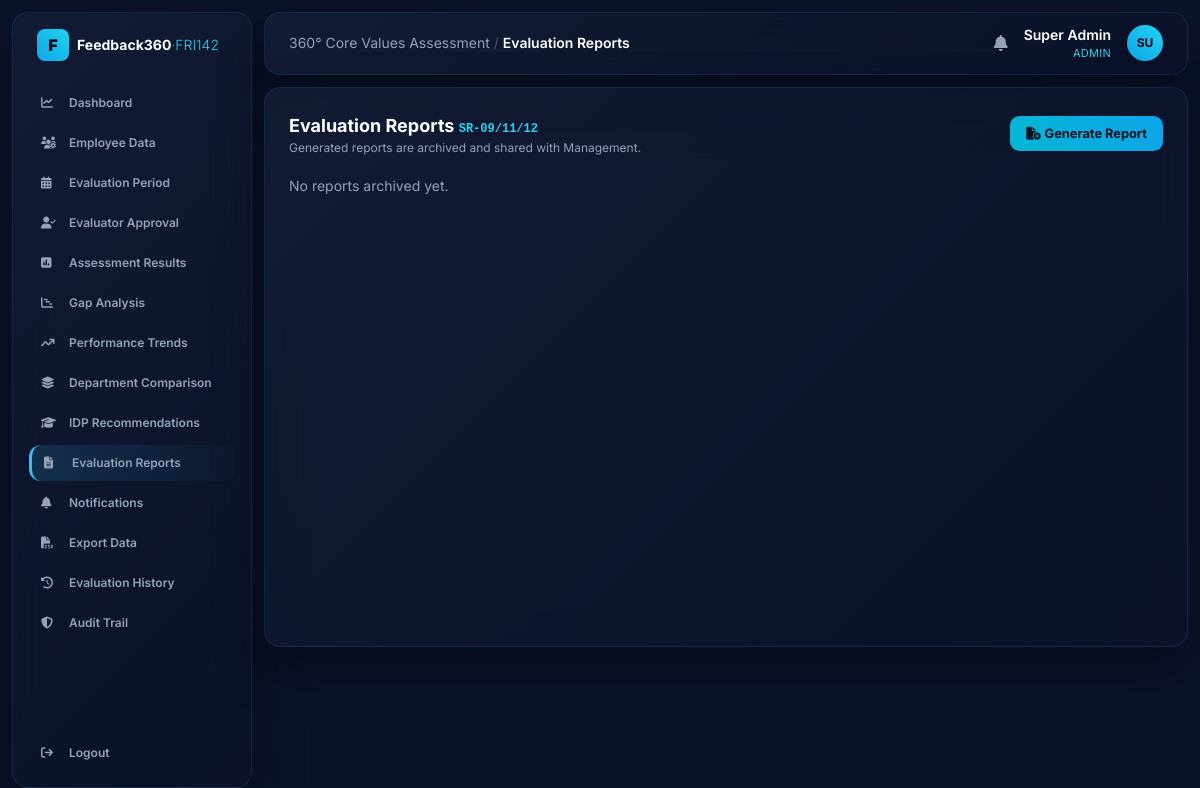
The app's page /reports (signed in) with its own data.
### tables this page shows
CREATE TABLE users (
    id INTEGER PRIMARY KEY AUTOINCREMENT,
    username TEXT UNIQUE NOT NULL,
    password_hash TEXT NOT NULL,
    display_name TEXT NOT NULL,
    role TEXT NOT NULL,                -- admin | hr | management | employee
    employee_id INTEGER REFERENCES employees(id)
);

### app.py (the view)
@app.route("/reports")
@require("admin", "hr", "management")
def reports():
    rows = g.db.execute(
        "SELECT rp.*, p.name AS period_name FROM reports rp "
        "JOIN periods p ON rp.period_id=p.id ORDER BY rp.id DESC").fetchall()
    return render_template("reports.html", rows=rows)

### app.py (called while the page is built)
@app.before_request
def load_user():
    g.db = get_db()
    g.user = None
    if "uid" in session:
        g.user = g.db.execute(
            "SELECT * FROM users WHERE id=?", (session["uid"],)
        ).fetchone()

def require(*roles):
    def deco(fn):
        @wraps(fn)
        def wrapper(*a, **kw):
            if not g.user:
                return redirect(url_for("login"))
            if roles and g.user["role"] not in roles:
                abort(403)
            return fn(*a, **kw)
        return wrapper
    return deco

@app.context_processor
def inject_globals():
    unread = 0
    if g.get("user"):
        unread = g.db.execute(
            "SELECT COUNT(*) c FROM notifications WHERE is_read=0 AND "
            "(target_role=? OR target_user_id=?)",
            (g.user["role"], g.user["id"]),
        ).fetchone()["c"]
    return dict(user=g.get("user"), VALUES=VALUES, VALUE_LABELS=VALUE_LABELS,
                TARGET=CORPORATE_TARGET, unread=unread)

### database.py (called while the page is built)
def get_db():
    conn = sqlite3.connect(DB_PATH)
    conn.row_factory = sqlite3.Row
    conn.execute("PRAGMA foreign_keys = ON")
    return conn

### templates/reports.html
{% extends "base.html" %}
{% block heading %}Evaluation Reports{% endblock %}
{% block body %}
<div class="flex items-center justify-between mb-5">
  <div><h2 class="text-lg font-bold text-white">Evaluation Reports <span class="text-xs text-cyan-400 font-mono">SR-09/11/12</span></h2>
    <p class="text-xs text-slate-400">Generated reports are archived and shared with Management.</p></div>
  {% if user['role'] in ['admin','hr'] %}
  <a href="{{ url_for('reports_generate') }}" class="btn"><i class="fa-solid fa-file-circle-plus mr-1"></i>Generate Report</a>{% endif %}
</div>
<div class="space-y-2">
{% for r in rows %}
  <div class="glossy rounded-xl p-4 flex items-center justify-between">
    <div>
      <div class="text-sm font-semibold text-white">{{ r['title'] }}</div>
      <div class="text-[11px] text-slate-500">{{ r['period_name'] }} · generated {{ r['generated_at'] }} · {{ r['summary'] }}</div>
    </div>
    <a href="{{ url_for('report_pdf',rid=r['id']) }}" target="_blank" class="btn-ghost"><i class="fa-solid fa-file-pdf mr-1 text-rose-400"></i>Download PDF</a>
  </div>
{% else %}<p class="text-sm text-slate-400">No reports archived yet.</p>{% endfor %}
</div>
{% endblock %}

### templates/base.html (shortened to what this page needs)
<!DOCTYPE html>
<html lang="en">
<head>
<script src="https://cdn.tailwindcss.com"></script>
<link rel="stylesheet" href="https://cdnjs.cloudflare.com/ajax/libs/font-awesome/6.4.0/css/all.min.css">
</head>
<body class="text-slate-200 min-h-screen">
{% if user %}
<div class="flex min-h-screen">
  <aside class="w-60 shrink-0 glossy m-3 rounded-2xl p-4 flex flex-col">
    <div class="flex items-center gap-2 px-2 mb-6">
      <div class="w-8 h-8 bg-gradient-to-tr from-sky-500 to-cyan-400 rounded-lg flex items-center justify-center text-slate-950 font-black">F</div>
      <span class="text-sm font-bold text-white leading-tight">Feedback360<span class="text-cyan-400 font-light">·FRI142</span></span>
    </div>
    {% set R = user['role'] %}
    <nav class="space-y-1 text-xs font-semibold flex-grow">
      {% macro link(ep,icon,label) %}
        <a href="{{ url_for(ep) }}" class="flex items-center gap-3 px-3 py-2.5 rounded-xl navlink {{ 'nav-active' if request.endpoint==ep }}">
          <i class="fa-solid {{ icon }} w-4"></i><span>{{ label }}</span></a>
      {% endmacro %}
      {% if R in ['admin','hr','management'] %}{{ link('dashboard','fa-chart-line','Dashboard') }}{% endif %}
      {% if R in ['admin','hr'] %}{{ link('employees','fa-users-gear','Employee Data') }}{% endif %}
      {% if R in ['admin','hr'] %}{{ link('periods','fa-calendar-days','Evaluation Period') }}{% endif %}
      {% if R in ['admin','hr'] %}{{ link('evaluators','fa-user-check','Evaluator Approval') }}{% endif %}
      {% if R in ['admin','hr','management'] %}{{ link('results','fa-square-poll-vertical','Assessment Results') }}{% endif %}
      {% if R in ['admin','hr','management'] %}{{ link('gap','fa-chart-gantt','Gap Analysis') }}{% endif %}
      {% if R in ['admin','hr','management'] %}{{ link('trends','fa-arrow-trend-up','Performance Trends') }}{% endif %}
      {% if R in ['admin','hr','management'] %}{{ link('departments','fa-layer-group','Department Comparison') }}{% endif %}
      {% if R in ['admin','hr','management'] %}{{ link('idp','fa-graduation-cap', 'IDP Summary' if R=='management' else 'IDP Recommendations') }}{% endif %}
      {% if R in ['admin','hr','management'] %}{{ link('reports','fa-file-lines','Evaluation Reports') }}{% endif %}
      {{ link('notifications','fa-bell','Notifications') }}
      {% if R in ['admin','hr'] %}<a href="{{ url_for('export_data') }}" class="flex items-center gap-3 px-3 py-2.5 rounded-xl navlink"><i class="fa-solid fa-file-csv w-4"></i><span>Export Data</span></a>{% endif %}
      {% if R in ['admin','hr','management'] %}{{ link('history','fa-clock-rotate-left','Evaluation History') }}{% endif %}
      {% if R in ['admin','hr'] %}{{ link('audit','fa-shield-halved','Audit Trail') }}{% endif %}
    </nav>
    <a href="{{ url_for('logout') }}" class="flex items-center gap-3 px-3 py-2.5 rounded-xl navlink text-xs font-semibold mt-2">
      <i class="fa-solid fa-arrow-right-from-bracket w-4"></i><span>Logout</span></a>
  </aside>
  <div class="flex-grow p-3 pl-0">
    <header class="glossy rounded-2xl px-6 py-3 flex justify-between items-center mb-3">
      <div class="text-sm text-slate-400">360° Core Values Assessment <span class="text-slate-600">/</span>
        <span class="text-white font-semibold">{{ self.heading() }}</span></div>
      <div class="flex items-center gap-4">
        <a href="{{ url_for('notifications') }}" class="relative text-slate-400 hover:text-white">
          <i class="fa-solid fa-bell"></i>
        </a>
        <div class="text-right">
          <div class="text-sm font-semibold text-white">{{ user['display_name'] }}</div>
          <div class="text-[11px] text-cyan-400 uppercase tracking-wide">{{ user['role'] }}</div>
        </div>
        <div class="w-9 h-9 rounded-full bg-gradient-to-tr from-sky-500 to-cyan-400 flex items-center justify-center text-slate-950 font-bold text-xs">
          {{ user['display_name'][:2]|upper }}</div>
      </div>
    </header>
    <main class="glossy rounded-2xl p-6 min-h-[70vh]">{% block body %}{% endblock %}</main>
  </div>
</div>
{% else %}{% block plain %}{% endblock %}{% endif %}
</body>
</html>

### templates/base.html (style rules this page uses)
body { font-family:'Inter',sans-serif;background:#0b1329 }
.glossy { background:linear-gradient(135deg,rgba(20,30,55,.75),rgba(10,17,40,.85)); backdrop-filter:blur(20px);border:1px solid rgba(56,189,248,.12); box-shadow:0 20px 50px rgba(0,0,0,.4) }
.nav-active { background:linear-gradient(90deg,rgba(56,189,248,.15),rgba(56,189,248,.02)); border-left:3px solid #38bdf8;color:#fff }
.navlink { color:#94a3b8 }
.btn { background:linear-gradient(90deg,#06b6d4,#0ea5e9);color:#04111f;font-weight:700; padding:.5rem 1rem;border-radius:.6rem;font-size:.8rem }

### records on screen
users: display_name "Super Admin", role "ADMIN", display_name "SU"
